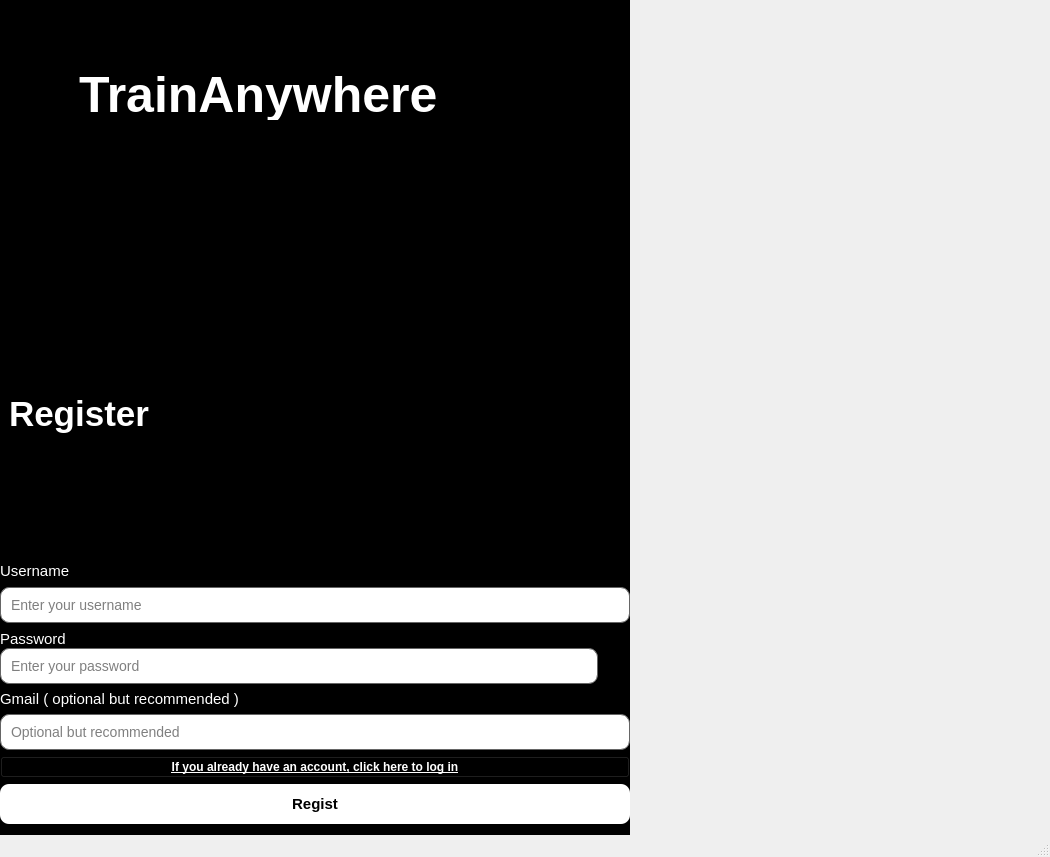
<?xml version="1.0" encoding="UTF-8"?>
<ui version="4.0">
 <class>MainWindow</class>
 <widget class="QMainWindow" name="MainWindow">
  <property name="geometry">
   <rect>
    <x>0</x>
    <y>0</y>
    <width>1050</width>
    <height>857</height>
   </rect>
  </property>
  <property name="windowTitle">
   <string>MainWindow</string>
  </property>
  <widget class="QWidget" name="centralwidget">
   <layout class="QHBoxLayout" name="horizontalLayout" stretch="3,2">
    <property name="spacing">
     <number>0</number>
    </property>
    <property name="leftMargin">
     <number>0</number>
    </property>
    <property name="topMargin">
     <number>0</number>
    </property>
    <property name="rightMargin">
     <number>0</number>
    </property>
    <property name="bottomMargin">
     <number>0</number>
    </property>
    <item>
     <widget class="QWidget" name="LoginWidget" native="true">
      <layout class="QVBoxLayout" name="verticalLayout_5">
       <property name="spacing">
        <number>0</number>
       </property>
       <property name="leftMargin">
        <number>0</number>
       </property>
       <property name="topMargin">
        <number>0</number>
       </property>
       <property name="rightMargin">
        <number>0</number>
       </property>
       <property name="bottomMargin">
        <number>0</number>
       </property>
       <item>
        <widget class="QWidget" name="InputBoxes" native="true">
         <property name="sizePolicy">
          <sizepolicy hsizetype="Expanding" vsizetype="Preferred">
           <horstretch>0</horstretch>
           <verstretch>0</verstretch>
          </sizepolicy>
         </property>
         <layout class="QVBoxLayout" name="verticalLayout_2">
          <property name="spacing">
           <number>0</number>
          </property>
          <property name="leftMargin">
           <number>0</number>
          </property>
          <property name="topMargin">
           <number>0</number>
          </property>
          <property name="rightMargin">
           <number>0</number>
          </property>
          <property name="bottomMargin">
           <number>0</number>
          </property>
          <item>
           <widget class="QWidget" name="P1" native="true">
            <property name="sizePolicy">
             <sizepolicy hsizetype="Expanding" vsizetype="Preferred">
              <horstretch>0</horstretch>
              <verstretch>0</verstretch>
             </sizepolicy>
            </property>
            <property name="styleSheet">
             <string notr="true">background-color:black;</string>
            </property>
            <layout class="QVBoxLayout" name="verticalLayout">
             <property name="spacing">
              <number>7</number>
             </property>
             <property name="leftMargin">
              <number>0</number>
             </property>
             <property name="topMargin">
              <number>0</number>
             </property>
             <property name="rightMargin">
              <number>0</number>
             </property>
             <property name="bottomMargin">
              <number>0</number>
             </property>
             <item>
              <widget class="QWidget" name="PageTitle_Name" native="true">
               <property name="sizePolicy">
                <sizepolicy hsizetype="Preferred" vsizetype="Expanding">
                 <horstretch>0</horstretch>
                 <verstretch>0</verstretch>
                </sizepolicy>
               </property>
               <property name="styleSheet">
                <string notr="true">background-color:black;</string>
               </property>
               <layout class="QVBoxLayout" name="verticalLayout_4">
                <item>
                 <widget class="QWidget" name="widget_8" native="true">
                  <property name="sizePolicy">
                   <sizepolicy hsizetype="Preferred" vsizetype="Preferred">
                    <horstretch>0</horstretch>
                    <verstretch>0</verstretch>
                   </sizepolicy>
                  </property>
                  <property name="styleSheet">
                   <string notr="true">background-color:black;</string>
                  </property>
                  <widget class="QLabel" name="logindecor1">
                   <property name="geometry">
                    <rect>
                     <x>-80</x>
                     <y>-50</y>
                     <width>261</width>
                     <height>221</height>
                    </rect>
                   </property>
                   <property name="text">
                    <string/>
                   </property>
                   <property name="pixmap">
                    <pixmap>decor3.jpg</pixmap>
                   </property>
                   <property name="scaledContents">
                    <bool>true</bool>
                   </property>
                  </widget>
                  <widget class="QLabel" name="appname">
                   <property name="geometry">
                    <rect>
                     <x>70</x>
                     <y>60</y>
                     <width>391</width>
                     <height>51</height>
                    </rect>
                   </property>
                   <property name="styleSheet">
                    <string notr="true">font-size: 50px;
font-weight: bold;
color: #ffffff;
qproperty-alignment: AlignCenter;</string>
                   </property>
                   <property name="text">
                    <string>TrainAnywhere</string>
                   </property>
                  </widget>
                 </widget>
                </item>
                <item>
                 <widget class="QLabel" name="registtitle">
                  <property name="styleSheet">
                   <string notr="true">font-size: 35px;
font-weight: bold;
color: #ffffff;
qproperty-alignment: AlignCenter;</string>
                  </property>
                  <property name="text">
                   <string>Register</string>
                  </property>
                 </widget>
                </item>
               </layout>
              </widget>
             </item>
             <item>
              <widget class="QLabel" name="registusername">
               <property name="styleSheet">
                <string notr="true">color:white;
font:15px;
qproperty-alignment : AlignBottom</string>
               </property>
               <property name="text">
                <string>Username</string>
               </property>
              </widget>
             </item>
             <item>
              <widget class="QLineEdit" name="usernameinput">
               <property name="styleSheet">
                <string notr="true">background-color: #ffffff;
color: #000000;             
border: 1px solid #666666;     
border-radius:9px;
padding: 8px;
font-size: 14px;</string>
               </property>
               <property name="placeholderText">
                <string>Enter your username</string>
               </property>
              </widget>
             </item>
             <item>
              <widget class="QLabel" name="registpassword">
               <property name="styleSheet">
                <string notr="true">color:white;
font:15px;
qproperty-alignment : AlignBottom</string>
               </property>
               <property name="text">
                <string>Password</string>
               </property>
              </widget>
             </item>
            </layout>
           </widget>
          </item>
          <item>
           <widget class="QWidget" name="P2" native="true">
            <property name="sizePolicy">
             <sizepolicy hsizetype="Expanding" vsizetype="Preferred">
              <horstretch>0</horstretch>
              <verstretch>0</verstretch>
             </sizepolicy>
            </property>
            <property name="styleSheet">
             <string notr="true">background-color:black;</string>
            </property>
            <layout class="QVBoxLayout" name="verticalLayout_6">
             <property name="leftMargin">
              <number>0</number>
             </property>
             <property name="topMargin">
              <number>0</number>
             </property>
             <property name="rightMargin">
              <number>0</number>
             </property>
             <property name="bottomMargin">
              <number>11</number>
             </property>
             <item>
              <layout class="QHBoxLayout" name="horizontalLayout_3">
               <property name="spacing">
                <number>0</number>
               </property>
               <item>
                <widget class="QLineEdit" name="password_input">
                 <property name="sizePolicy">
                  <sizepolicy hsizetype="Expanding" vsizetype="Fixed">
                   <horstretch>0</horstretch>
                   <verstretch>0</verstretch>
                  </sizepolicy>
                 </property>
                 <property name="styleSheet">
                  <string notr="true">background-color: #ffffff;
color: #000000;             
border: 1px solid #666666;     
border-radius:9px;
padding: 8px;
font-size: 14px;
</string>
                 </property>
                 <property name="echoMode">
                  <enum>QLineEdit::Password</enum>
                 </property>
                 <property name="placeholderText">
                  <string>Enter your password</string>
                 </property>
                </widget>
               </item>
               <item>
                <widget class="QPushButton" name="showhidepwbutton">
                 <property name="styleSheet">
                  <string notr="true">border:None;</string>
                 </property>
                 <property name="text">
                  <string/>
                 </property>
                 <property name="icon">
                  <iconset>
                   <normaloff>showpassword.png</normaloff>showpassword.png</iconset>
                 </property>
                 <property name="iconSize">
                  <size>
                   <width>80</width>
                   <height>80</height>
                  </size>
                 </property>
                </widget>
               </item>
              </layout>
             </item>
             <item>
              <widget class="QLabel" name="registemail">
               <property name="styleSheet">
                <string notr="true">color:white;
font:15px;
qproperty-alignment : AlignBottom</string>
               </property>
               <property name="text">
                <string>Gmail ( optional but recommended )</string>
               </property>
              </widget>
             </item>
             <item>
              <widget class="QLineEdit" name="gmail_input">
               <property name="styleSheet">
                <string notr="true">background-color: #ffffff;
color: #000000;             
border: 1px solid #666666;     
border-radius:9px;
padding: 8px;
font-size: 14px;</string>
               </property>
               <property name="placeholderText">
                <string>Optional but recommended</string>
               </property>
              </widget>
             </item>
             <item>
              <widget class="QPushButton" name="movetologin">
               <property name="font">
                <font>
                 <weight>75</weight>
                 <bold>true</bold>
                 <underline>true</underline>
                </font>
               </property>
               <property name="styleSheet">
                <string notr="true">color:white;</string>
               </property>
               <property name="text">
                <string>If you already have an account, click here to log in</string>
               </property>
              </widget>
             </item>
             <item>
              <widget class="QPushButton" name="registerbutton">
               <property name="sizePolicy">
                <sizepolicy hsizetype="Expanding" vsizetype="Preferred">
                 <horstretch>0</horstretch>
                 <verstretch>0</verstretch>
                </sizepolicy>
               </property>
               <property name="minimumSize">
                <size>
                 <width>0</width>
                 <height>40</height>
                </size>
               </property>
               <property name="maximumSize">
                <size>
                 <width>16777215</width>
                 <height>16777215</height>
                </size>
               </property>
               <property name="layoutDirection">
                <enum>Qt::LeftToRight</enum>
               </property>
               <property name="styleSheet">
                <string notr="true">background-color:white;
border-radius:9px;
font:15px;
font:bold;</string>
               </property>
               <property name="text">
                <string>Regist</string>
               </property>
              </widget>
             </item>
            </layout>
           </widget>
          </item>
         </layout>
        </widget>
       </item>
      </layout>
     </widget>
    </item>
    <item>
     <widget class="QWidget" name="Decor3Widget" native="true">
      <property name="sizePolicy">
       <sizepolicy hsizetype="MinimumExpanding" vsizetype="Expanding">
        <horstretch>0</horstretch>
        <verstretch>0</verstretch>
       </sizepolicy>
      </property>
      <property name="minimumSize">
       <size>
        <width>100</width>
        <height>100</height>
       </size>
      </property>
      <property name="maximumSize">
       <size>
        <width>16777215</width>
        <height>16777215</height>
       </size>
      </property>
      <layout class="QVBoxLayout" name="verticalLayout_3" stretch="0">
       <property name="spacing">
        <number>0</number>
       </property>
       <property name="leftMargin">
        <number>0</number>
       </property>
       <property name="topMargin">
        <number>0</number>
       </property>
       <property name="rightMargin">
        <number>0</number>
       </property>
       <property name="bottomMargin">
        <number>0</number>
       </property>
       <item>
        <widget class="QLabel" name="registdecor3">
         <property name="sizePolicy">
          <sizepolicy hsizetype="Fixed" vsizetype="Expanding">
           <horstretch>0</horstretch>
           <verstretch>0</verstretch>
          </sizepolicy>
         </property>
         <property name="styleSheet">
          <string notr="true"/>
         </property>
         <property name="text">
          <string/>
         </property>
         <property name="pixmap">
          <pixmap>decor1.webp</pixmap>
         </property>
         <property name="scaledContents">
          <bool>true</bool>
         </property>
        </widget>
       </item>
      </layout>
     </widget>
    </item>
   </layout>
  </widget>
  <widget class="QMenuBar" name="menubar">
   <property name="geometry">
    <rect>
     <x>0</x>
     <y>0</y>
     <width>1050</width>
     <height>26</height>
    </rect>
   </property>
  </widget>
  <widget class="QStatusBar" name="statusbar"/>
 </widget>
 <resources/>
 <connections/>
</ui>
